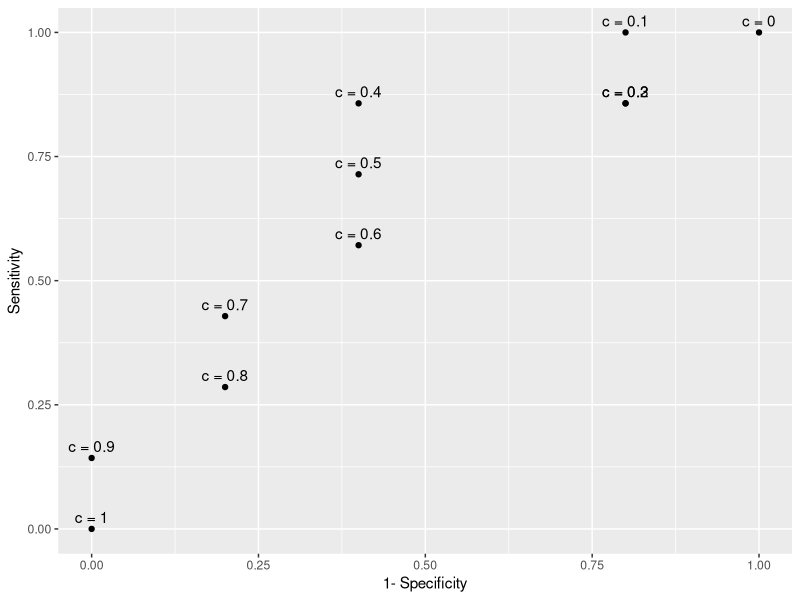
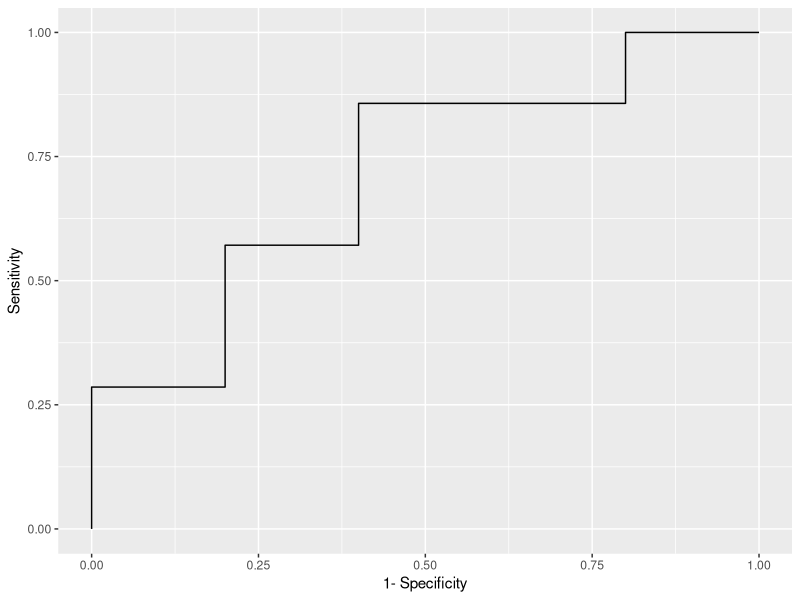
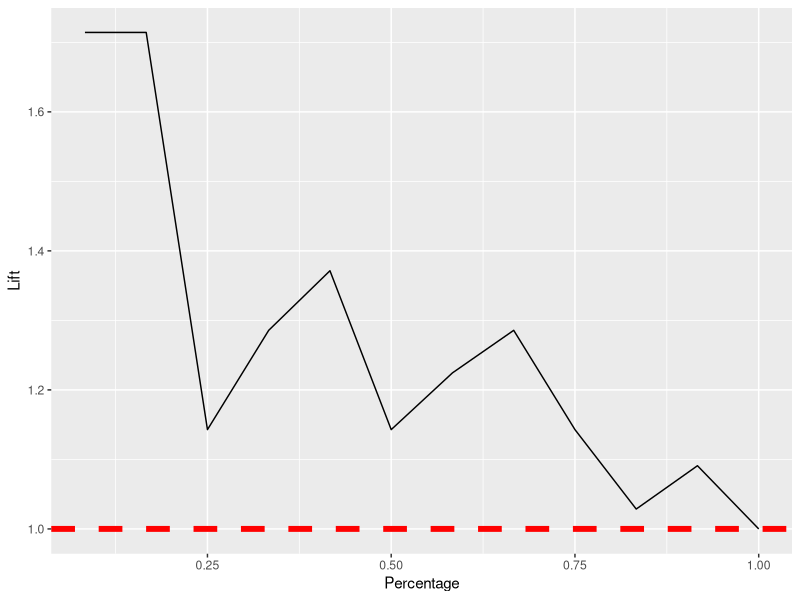
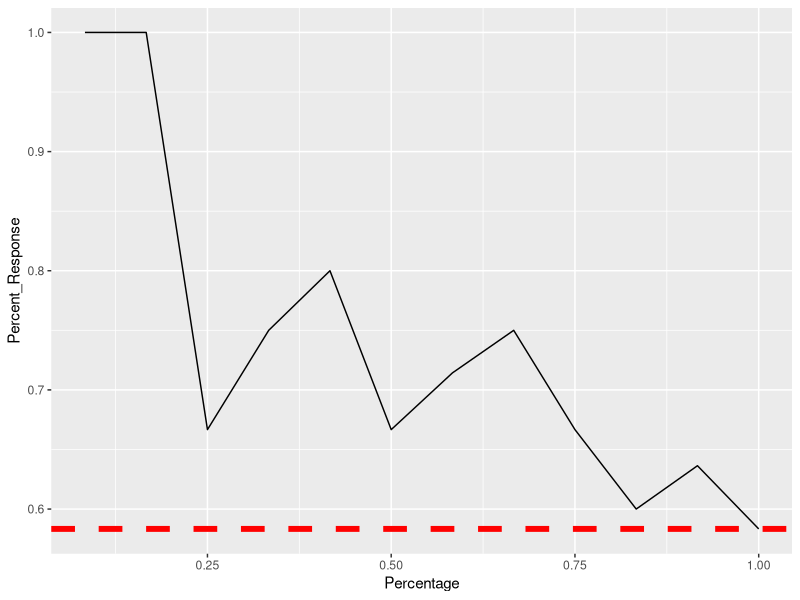
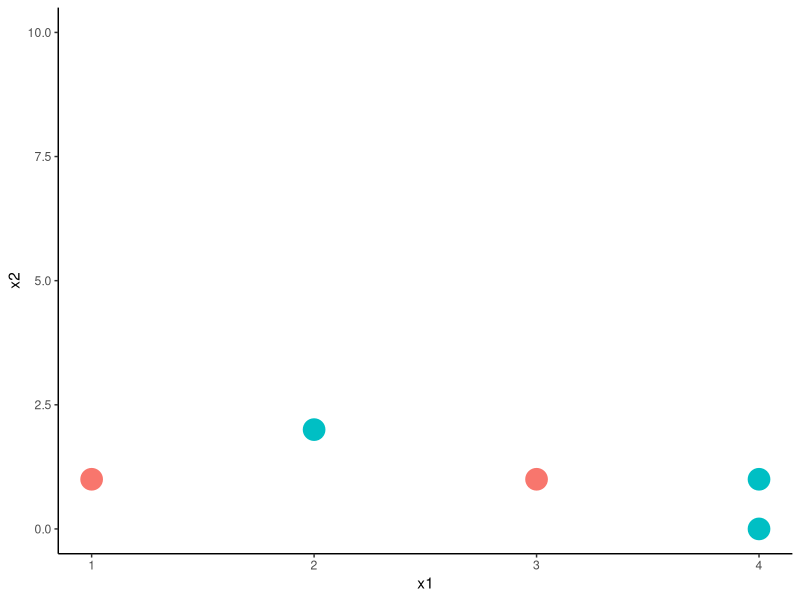
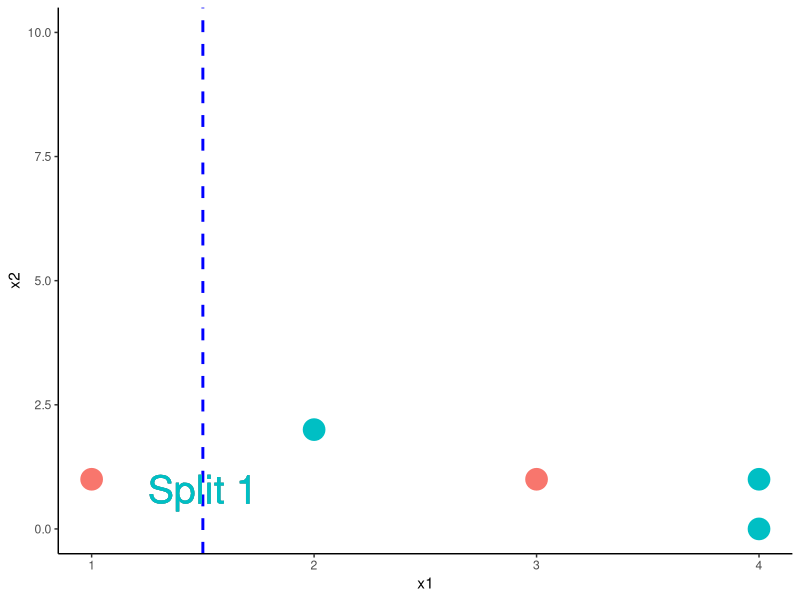
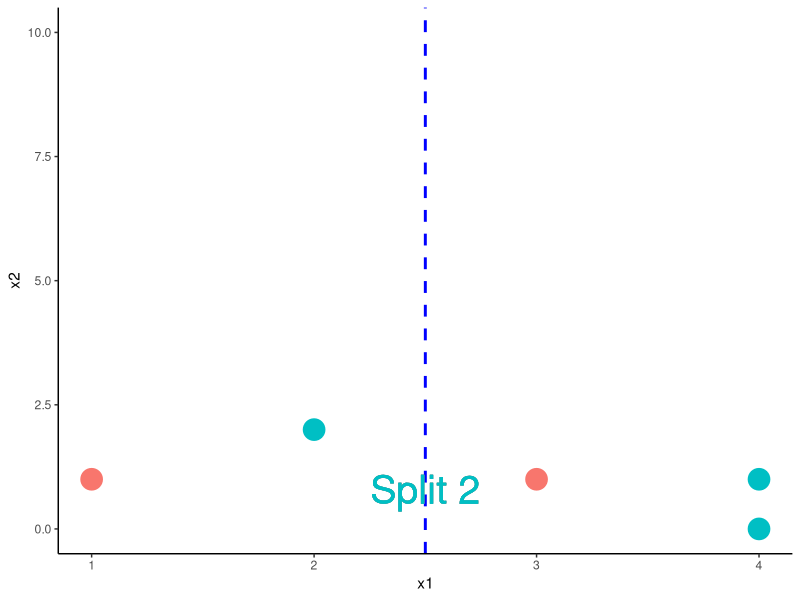
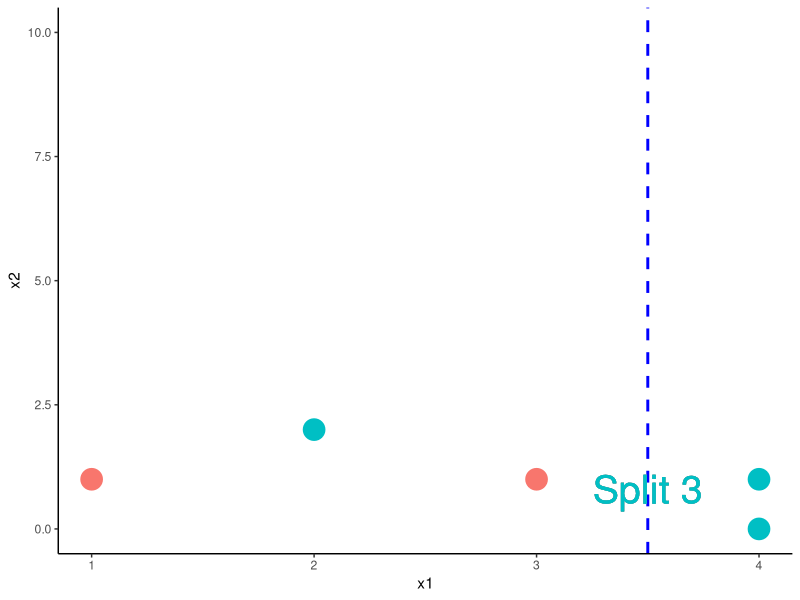

These charts were generated, in order, by the following R code:
## ---- chunk 1
knitr::opts_chunk$set(fig.width=12, fig.height=8, fig.path='Figs/',
                      echo=FALSE, warning=FALSE, message=FALSE)
## ---- chunk 2
library(e1071)
ss = c(6,  2, 12,  7, 11,  3, 10,  4,  1,  8,  9,  5)
p <- c(.01, .2, .35,.38, .45, .55, .63, .68, .71,.84, .9, .94)
t <- c(0 ,1, 0, 0,1,1, 0,1,1,0,1 ,1)
t1 = ifelse(t==1, "Survived", "Not Survived")
pred = ifelse(p>.5, "Survived", "Not Survived")

d2 = as.data.frame(cbind(p,pred, t1))
d3 = cbind(c(1:12),d2[ss,])
names(d3) = c("Passenger ID","Probability of Survived","Prediction")

names(d3)[4] = c("Truth")
d3$Evaluation = c("TP","FN","TP","FP","TP","TN","FP","TN","TN","TP","TP","FN")


## ---- chunk 3

library(caret)
p <- c(.01, .2, .35,.38, .45, .55, .63, .68, .71,.84, .9, .94)
t <- c(0 ,1, 0, 0,1,1, 0,1,1,0,1 ,1)
c.o <- c(0, .1, .2, .3, .4, .5, .6, .7, .8 , .9, 1)

f = function(x){
  pp <- p>x
  cm = confusionMatrix(as.factor(as.numeric(pp)), 
                       as.factor(t), positive = "1")
  rt = c(cm$byClass[1], 1- cm$byClass[2])
  names(rt)=c("Sensitivity", "Spec")
  return(rt)
}

d = as.data.frame(t(sapply(c.o, f)))
label = sapply(c.o, function(x){paste("c =", x)})

d1 = cbind(label, d)
d1[,3]=1-d1[,3]
names(d1)[c(1,3)]=c("Cut-off Values","Specificity")


## ---- chunk 4
library(tidyverse)
d5 = as_tibble(cbind(p,t))
d5 <- d5 %>% arrange(-p)
d5 <-cbind(c(1:12), d5)
names(d5)<-c("Order", "Predicted Probabilities", "True Values")

knitr::kable(d5)
knitr::kable(d1)

## ---- chunk 5
library(caret)
p <- c(.01, .2, .35,.38, .45, .55, .63, .68, .71,.84, .9, .94)
t <- c(0 ,1, 0, 0,1,1, 0,1,1,0,1 ,1)
c.o <- c(0, .1, .2, .3, .4, .5, .6, .7, .8 , .9, 1)
f = function(x){
  pp <- p>x
  cm = confusionMatrix(as.factor(as.numeric(pp)), 
                       as.factor(t), positive = "1")
  rt = c(cm$byClass[1], 1- cm$byClass[2])
  names(rt)=c("Sensitivity", "Spec")
  return(rt)
}

d = as.data.frame(t(sapply(c.o, f)))
label = sapply(c.o, function(x){paste("c =", x)})

# plot dots of cut-off values
ggplot(d,aes(x = Spec, y = Sensitivity))+geom_point()+geom_text(aes(label= label ,hjust=.5, vjust=-.5))+ xlab("1- Specificity")
## ---- chunk 6
co <- c(0:20)/20
f = function(x){
  pp <- p>x
  cm = confusionMatrix(as.factor(as.numeric(pp)), 
                       as.factor(t), positive = "1")
  rt = c(cm$byClass[1], 1- cm$byClass[2])
  names(rt)=c("Sensitivity", "Spec")
  return(rt)
}

d = as.data.frame(t(sapply(co, f)))
label = sapply(c.o, function(x){paste("c =", x)})

#d1 = d %>% arrange(Sensitivity)
library(tidyverse)
ggplot(d%>% arrange(Sensitivity),aes(x = Spec, y = Sensitivity))+geom_line()+ xlab("1- Specificity")
## ---- chunk 7
lift = data.frame(Percentage= c(1:12)/12, Lift= c(1,1,2/3,3/4,4/5, 4/6, 5/7, 6/8,6/9,6/10,7/11, 7/12)/(7/12))
knitr::kable(lift)
## ---- chunk 8
ggplot(lift, aes(x = Percentage, y = Lift))+geom_line()+geom_hline(yintercept=1, linetype="dashed", color = "red", size=2)
## ---- chunk 9
res = data.frame(Percentage= c(1:12)/12, Percent_Response = c(1,1,2/3,3/4,4/5, 4/6, 5/7, 6/8,6/9,6/10,7/11, 7/12))

knitr::kable(res)
## ---- chunk 10
ggplot(res, aes(x = Percentage, y = Percent_Response))+geom_line()+ geom_hline(yintercept=7/12, linetype="dashed", color = "red", size=2)
## ---- chunk 11
x1 = c(1:4,4)
x2 = c(1,2,1,0,1)
y = c(0,1,0,1,1)

d = data.frame(cbind(x1, x2, y))
library(ggplot2)
ggplot(d, aes(x=x1, y=x2, color = factor(y)))+geom_point(size =7)+ylim(0, 10)+
  theme_bw() +
  theme(axis.line = element_line(colour = "black"),
    panel.grid.major = element_blank(),
    panel.grid.minor = element_blank(),
    panel.border = element_blank(),
    panel.background = element_blank()) +
  theme(legend.position = "none")

## ---- chunk 12
x1 = c(1:4,4)
x2 = c(1,2,1,0,1)
y = c(0,1,0,1,1)

d = data.frame(cbind(x1, x2, y))
library(ggplot2)
ggplot(d, aes(x=x1, y=x2, color = factor(y)))+geom_point(size = 7)+ylim(0, 10)+geom_vline(xintercept=3/2, linetype="dashed", color = "blue", size=1)+ geom_text(x=3/2, y=.8, label="Split 1", size = 10)+
  theme_bw() +
  theme(axis.line = element_line(colour = "black"),
    panel.grid.major = element_blank(),
    panel.grid.minor = element_blank(),
    panel.border = element_blank(),
    panel.background = element_blank()) +
  theme(legend.position = "none")
## ---- chunk 13
x1 = c(1:4,4)
x2 = c(1,2,1,0,1)
y = c(0,1,0,1,1)

d = data.frame(cbind(x1, x2, y))
library(ggplot2)
ggplot(d, aes(x=x1, y=x2, color = factor(y)))+geom_point(size = 7)+ylim(0, 10)+geom_vline(xintercept=5/2, linetype="dashed", color = "blue", size=1)+ geom_text(x=5/2, y=.8, label="Split 2", size=10)+
  theme_bw() +
  theme(axis.line = element_line(colour = "black"),
    panel.grid.major = element_blank(),
    panel.grid.minor = element_blank(),
    panel.border = element_blank(),
    panel.background = element_blank()) +
  theme(legend.position = "none")

## ---- chunk 14
x1 = c(1:4,4)
x2 = c(1,2,1,0,1)
y = c(0,1,0,1,1)

d = data.frame(cbind(x1, x2, y))
library(ggplot2)
ggplot(d, aes(x=x1, y=x2, color = factor(y)))+geom_point(size = 7)+ylim(0, 10)+geom_vline(xintercept=7/2, linetype="dashed", color = "blue", size=1)+ geom_text(x=7/2, y=.8, label="Split 3", size=10)+
  theme_bw() +
  theme(axis.line = element_line(colour = "black"),
    panel.grid.major = element_blank(),
    panel.grid.minor = element_blank(),
    panel.border = element_blank(),
    panel.background = element_blank()) +
  theme(legend.position = "none")

